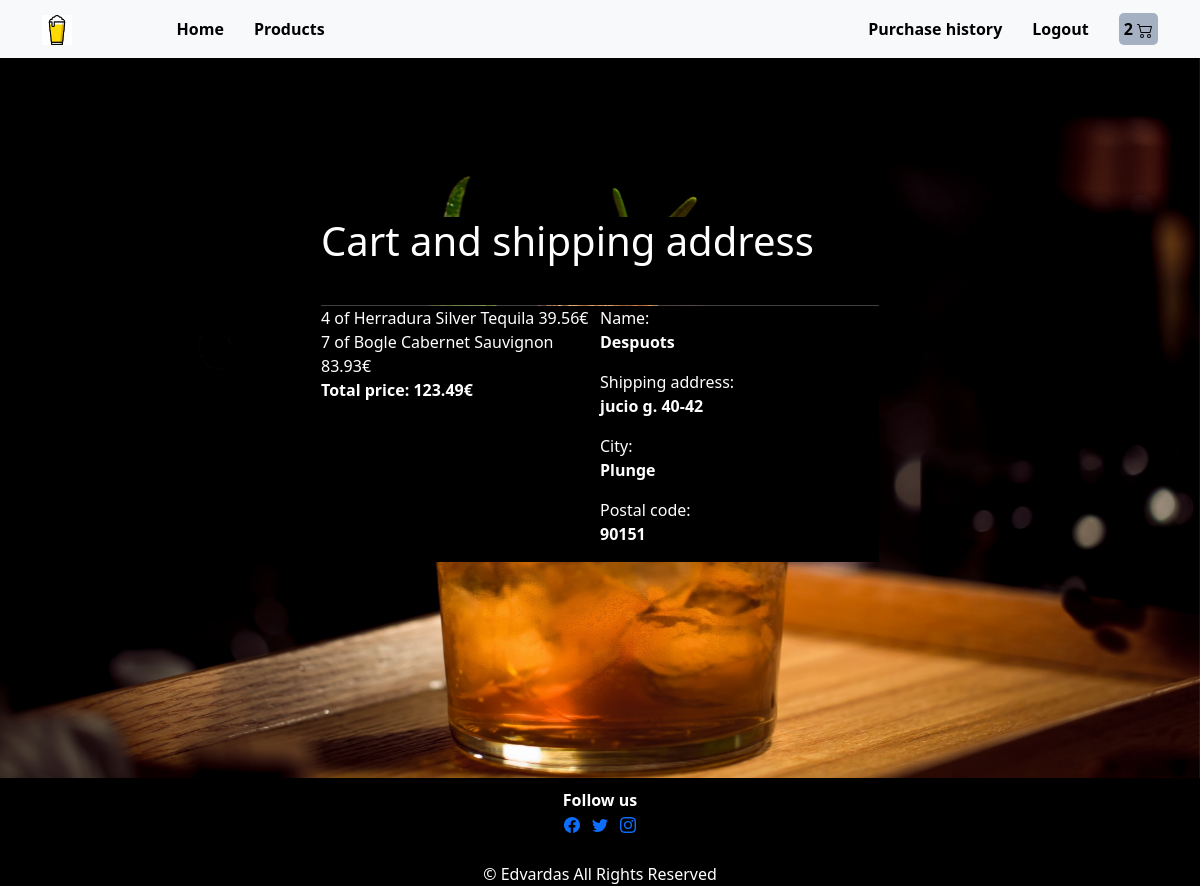
Before: /drink_shop/paypal/ (signed in) with the older database file.
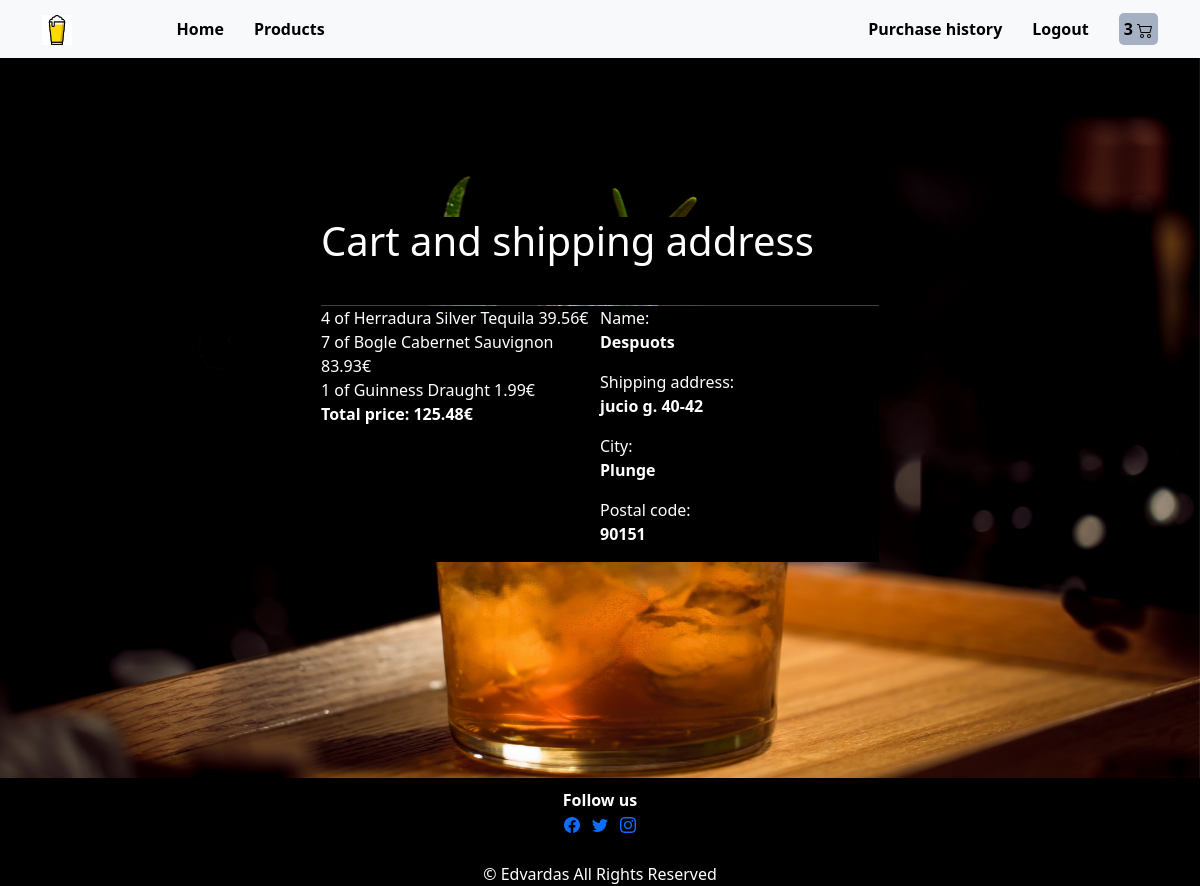
After: the same page with the newer database file.
### drink_shop/models.py (models this page shows, shortened)
class Order(models.Model):
    user = models.ForeignKey(settings.AUTH_USER_MODEL, on_delete=models.CASCADE)
    products = models.ManyToManyField(OrderProduct)
    start_date = models.DateTimeField(auto_now_add=True)
    ordered_date = models.DateTimeField()
    ordered = models.BooleanField(default=False)
    shipping_address = models.ForeignKey("ShippingAddress", on_delete=models.SET_NULL, blank=True, null=True)
    def get_final_price(self):
        total = 0
        for order_product in self.products.all():
            total += order_product.get_total_price()
        return total

class OrderProduct(models.Model):
    user = models.ForeignKey(settings.AUTH_USER_MODEL, on_delete=models.CASCADE)
    ordered = models.BooleanField(default=False)
    product = models.ForeignKey(Product, on_delete=models.CASCADE)
    quantity = models.IntegerField(default=1)
    def __str__(self):
        return f"{self.quantity} of {self.product.title}"
    def get_total_price(self):
        return self.quantity * self.product.price

class Product(models.Model):
    title = models.CharField('Title', max_length=100)
    description = models.TextField('Description', max_length=2000, null=True, blank=True)
    price = models.DecimalField('Price', max_digits=10, decimal_places=2, null=True, blank=True)
    cover = models.ImageField('Cover', upload_to='product_covers', null=True)
    featured = models.BooleanField('Featured', default=False)
    active = models.BooleanField('Active', default=False)
    product_region = models.CharField('Product region', max_length=100, null=True, blank=True)
    abv = models.FloatField('ABV', null=True, blank=True)
    category = models.ForeignKey('Category', on_delete=models.CASCADE, null=True, blank=True)
    slug = models.SlugField(null=True, blank=True)
    quantity = models.IntegerField(default=1)

class ShippingAddress(models.Model):
    user = models.ForeignKey(settings.AUTH_USER_MODEL, on_delete=models.CASCADE)
    street_address = models.CharField(max_length=100, blank=True, null=True, default='street_address')
    apartment_address = models.CharField(max_length=100, blank=True, null=True, default='apartment_address')
    city = models.CharField(max_length=100, blank=True, null=True, default='city')
    postal_code = models.CharField(max_length=100, blank=True, null=True, default='postal_code')

### drink_shop/views.py (the view)
# urls.py: path('paypal/', PaypalPayment.as_view(), name='paypal'),
class PaypalPayment(LoginRequiredMixin, View):
    def get(self, *args, **kwargs):
        try:
            order = Order.objects.get(user=self.request.user, ordered=False)
            shipping_address = ShippingAddress.objects.get(user=self.request.user)
            context = {
                'order': order,
                'shipping_address': shipping_address
            }
            return render(self.request, 'paypal.html', context=context,)
        except ObjectDoesNotExist:
            return redirect("/")

### drink_shop/templatetags/cart_template_tags.py (called while the page is built)
@register.filter
def cart_item_count(user):
    if user.is_authenticated:
        qs = Order.objects.filter(user=user, ordered=False)
        if qs.exists():
            return qs[0].products.count()
        return 0

### drink_shop/templates/paypal.html (shortened to what this page needs)
{% extends "base.html" %}
{% load static %}
{% block content %}
<link rel="stylesheet" type="text/css" href="{% static '/css/paypal.css' %}"/>
    <div class="paypal-container">
        <h1 class="black">Cart and shipping address</h1>
        <hr>
        <div class="flex">
            <div class="content">
            {% for product in order.products.all %}
                <div>{{ product }} {{product.get_total_price}}€</div>
            {% endfor %}
            <b>Total price: {{ order.get_final_price }}€</b>
        </div>
        <div class="content">
            <p>Name: <br><b>{{ shipping_address.user }}</b></p>
            <p>Shipping address: <br><b>{{ shipping_address.street_address }} {{ shipping_address.apartment_address }}</b></p>
            <p>City: <br><b>{{ shipping_address.city }}</b></p>
            <p>Postal code: <br><b>{{ shipping_address.postal_code }}</b></p>
        </div>
        </div>
    </div>
{% endblock %}

### drink_shop/templates/base.html (shortened to what this page needs)
<!DOCTYPE html>
<html lang="en">
<head>
    {% load static %}
    <link href="https://cdn.jsdelivr.net/npm/bootstrap@5.0.2/dist/css/bootstrap.min.css" rel="stylesheet">
    <link rel="stylesheet" href="{% static '/css/base.css' %}">
</head>
<body>
{% load cart_template_tags %}
<nav class="navbar navbar-expand-lg navbar-light bg-light static-top">
    <div class="container nav-container">
        <a class="navbar-brand" href="/">
            <img src="/../media/images/beer-icon.png" alt="" width="30px" height="30px">
        </a>
        <ul class="nav-left-side">
            <li ><a href="/">Home</a></li>
            <li ><a href="{% url 'drink_shop:products' %}">Products</a></li>
        </ul>
        <ul class="nav-right-side">
            {% if request.user.is_authenticated %}
            <li><a href="{% url 'drink_shop:user_history' %}">Purchase history</a></li>
            <li><a href="{% url 'logout' %}">Logout</a></li>
            <li><a href="{% url 'drink_shop:order-summary' %}" class="cart">{{ request.user|cart_item_count }}
            </a></li>
            {% else %}
            <li><a href="{% url 'drink_shop:register' %}">Register</a></li>
            <li><a href="{% url 'login' %}">Login</a></li>
            {% endif %}
        </ul>
    </div>
</nav>
<div class="container-fluid main-container">
    <div class="container pt-5">
        {% block content %}{% endblock %}
    </div>
</div>
<footer>
    <p><b>Follow us</b><br>
        <a href="https://www.facebook.com/">
        </a>
        <a href="https://www.twitter.com/">
        </a>
        <a href="https://www.instagram.com/">
        </a>
    </p>
    <p>&copy Edvardas All Rights Reserved</p>
</footer>
</body>
</html>

### drink_shop/static/css/base.css (style rules this page uses)
* { box-sizing: border-box; }
html, body { height:100%; }
body { margin: 0; }
.cart { text-decoration: none; color: black; background-color: #a5b1c2; padding: 5px; border-radius: 5px; }
.main-container { background-image: url('/../media/images/gierems.jpg'); margin: 0; width: 100%; min-height: 90vh; background-size: cover; background-position: center; background-repeat: no-repeat; background-attachment: fixed; padding-bottom: 50px; }
.container { color: white; }
.nav-container { display: flex; justify-content: space-between; }
.nav-container a img { width: 30px; height: 30px; }
footer { background-color: black; }
footer p { text-align: center; padding-top: 10px; color: white }
footer a { padding: 4px; }
.nav-left-side { display: flex; justify-content: flex-start; width: 40%; padding: 0; text-align: center; margin: 0; list-style: none; }
.nav-left-side li { margin-right: 30px; }
.nav-right-side { display: flex; justify-content: flex-end; width: 40%; margin: 0; list-style: none; }
.nav-right-side li { margin-left: 30px; }
a { text-decoration: none; }
li a { font-weight: bold; color: black; }

### drink_shop/static/css/paypal.css (style rules this page uses)
.paypal-container { width: 50%; margin: 10% auto; }
.flex { display: flex; background-color: black; }
.content { display: flex; flex-direction: column; width: 50%; }
.black { background-color: black; margin: 0; padding-bottom: 40px; }
hr { margin: 0; }

Changed rows visible on the page:
added OrderProduct: quantity+product "1 of Guinness Draught", get_total_price "1.99"
computed for Order: get_final_price "123.49" → "125.48"
Other visible differences:
{{ request.user|cart_item_count }}: "2" → "3"
